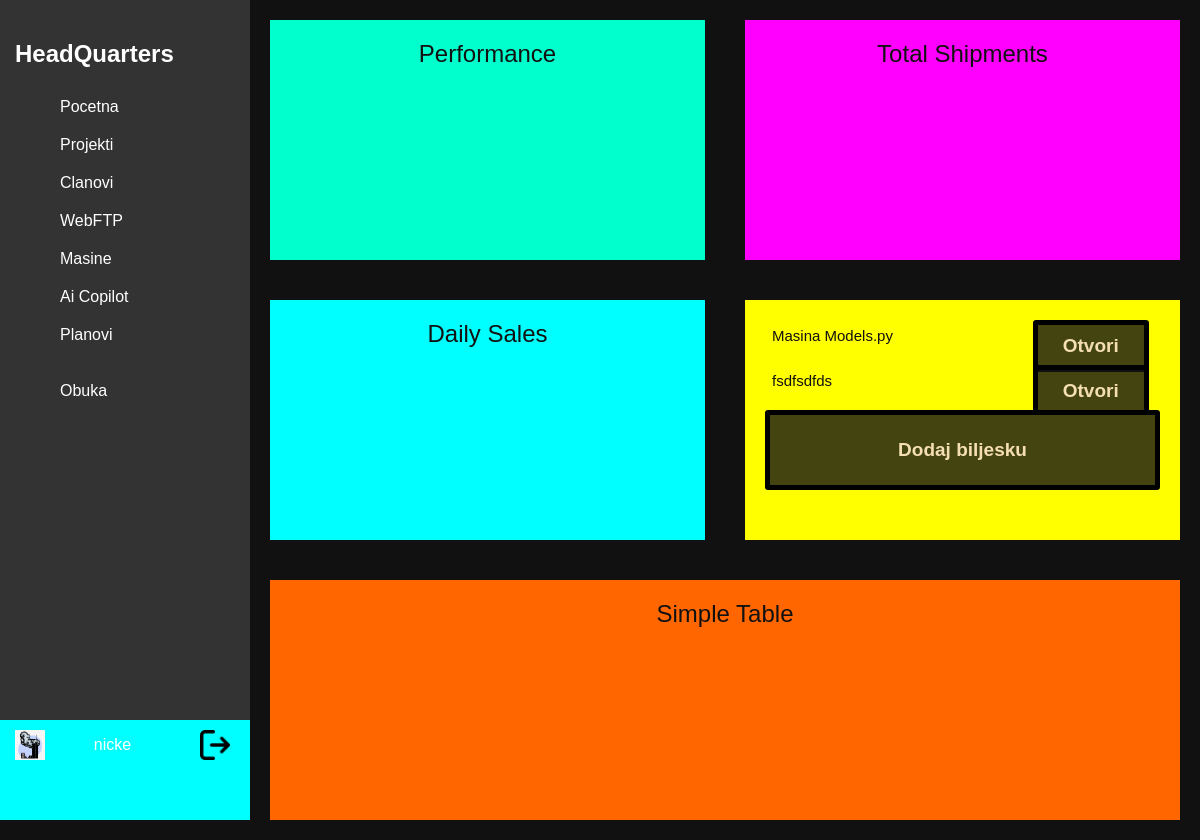
The page / (signed in) on the database as committed earlier.
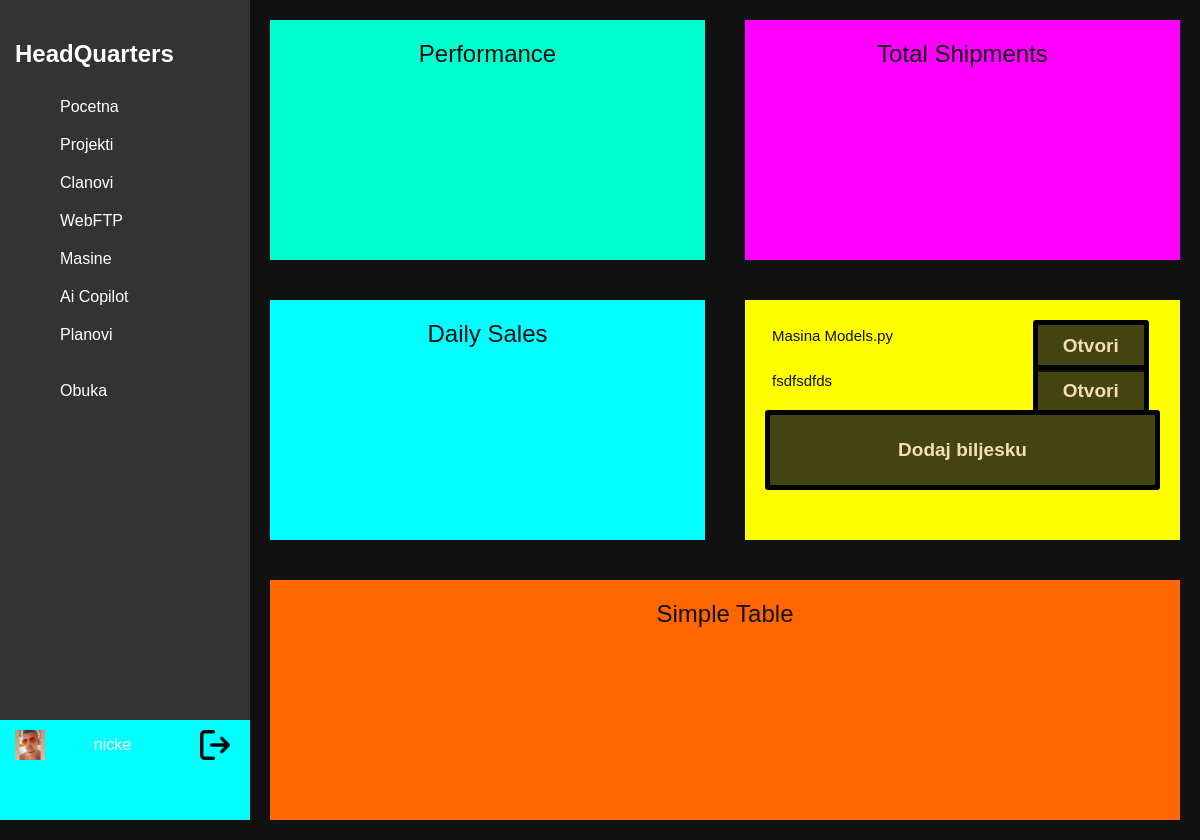
The same page on the database as committed later.
### home/models.py (models this page shows)
class Clan(models.Model):
    user = models.OneToOneField(User, on_delete=models.CASCADE)
    email = models.CharField(max_length=45, blank=True, null=True)
    slika = models.ImageField(upload_to='slike_clanova/', null=True, blank=True)
    def __str__(self):
        return self.user.username

### home/views.py (the view)
# urls.py: path('', views.home, name="home"),
@login_required(login_url=settings.LOGIN_URL)
def home(request):
    korisnik = request.user.clan
    beleske = Beleska.objects.all()
    context = {'beleske': beleske, 'korisnik':korisnik}
    return render(request, 'home/home.html', context)

### home/templates/home/home.html (shortened to what this page needs)
{% load static %}
<html lang="en" class="html">
<head>
    <link rel="stylesheet" href="{% static 'css/home.css' %}" class="css">
    <link rel="stylesheet" href="{% static 'css/buttons.css' %}" class="css">
</head>
<body>
    {% include 'home/sidebar.html' %}
    <div class="container">
      <div class="box" id="performance">Performance</div>
      <div class="box" id="shipments">Total Shipments</div>
      <div class="box" id="sales">Daily Sales</div>
      <div class="box" id="tasks">
        <div class="beleske">
            {% for beleska in beleske %}
            <div class="beleska">
                <p>{{ beleska.naslov }}</p>
                <a href="{% url 'pregledaj_belesku' beleska_id=beleska.id %}">
                    <button class="btn">Otvori</button>
                </a>
            </div>
            {% endfor %}
        </div>
        <button class="btn-large" onclick="otvoriModal()">Dodaj biljesku</button>
      </div>
      <div class="box" id="table">Simple Table</div>
    </div>
</body>
</html>

### home/templates/home/sidebar.html
{% load static %}
{% block content %}
<div class="sidebar">
    <h2>HeadQuarters</h2>
    <ul>
      <li><a href="{% url 'home' %}">Pocetna</a></li>
      <li><a href="{% url 'projekti' %}">Projekti</a></li>
      <li><a href="{% url 'clanovi' %}">Clanovi</a></li>
      <li><a href="{% url 'webftp' %}">WebFTP</a></li>
      <li><a href="{% url 'masine' %}">Masine</a></li>
      <li><a href="{% url 'copilot' %}">Ai Copilot</a></li>
      <li><a href="{% url 'planovi' %}">Planovi</a></li>
      <br>
      <li><a href="{% url 'obuka' %}">Obuka</a></li>
    </ul>
    <br>
    <div class="sidebar-bottom">
        <div class="sidebar-profil">
            <img src="{{ korisnik.slika.url }}" alt="">
            <p>{{korisnik}}</p>
            <a href="{% url 'logout' %}">
                <img src="{% static 'images/logout.png' %}" alt="">
            </a>
        </div>
    </div>
  </div>
  {% endblock content %}

Rows that differ between the two databases and show on the page:
changed Clan "nicke": slika: a different picture
